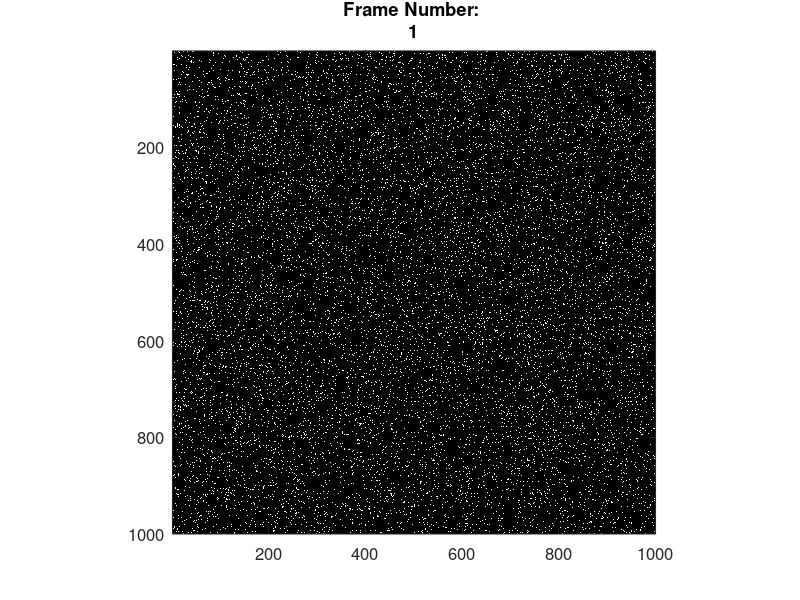
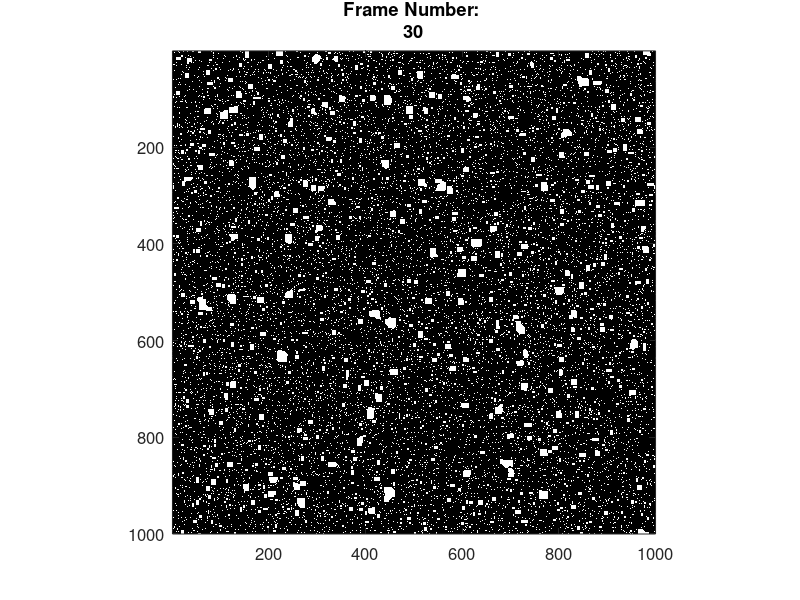
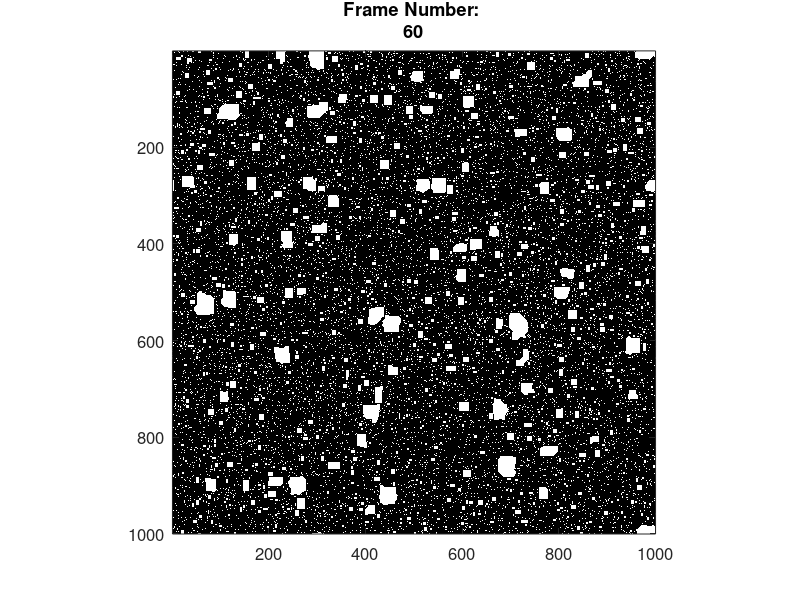
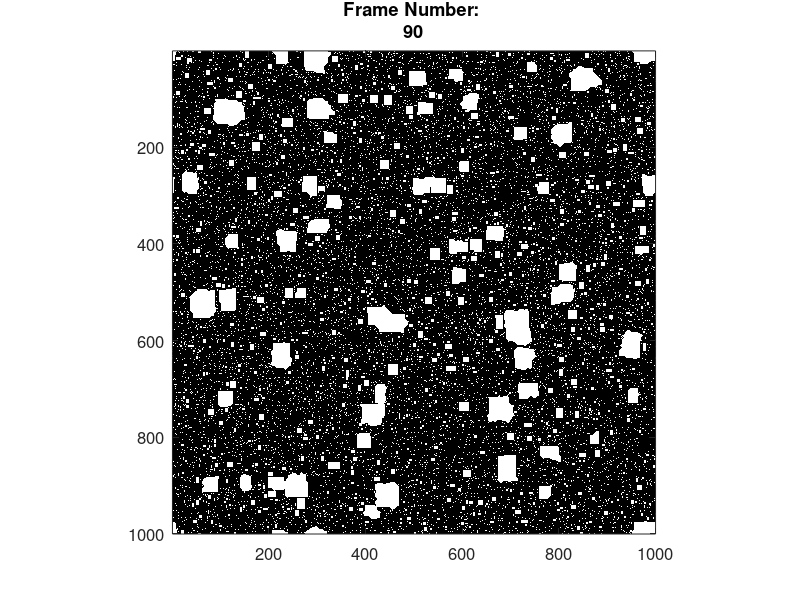

Write the MATLAB code that produced these figures, in order. (Note: a time limit stopped this script after it produced the figures.)
%*****************************************************
%* Visualization                                     *
%* Visual aid for diffusion progress in networks     *
%* Lattice networks and Random networks              * 
%* By Francisco Dominguez                            *
%*****************************************************

%This program does the diffusion process in 2 different sce-
%narios. The first scenario is for Lattice Networks where the
%threshold is 4 throughout the population. Relations are with
%first neighbors only.
%
%The second does the same for an arbitrary adjacency matrix.
%In both cases it captures snapshots of the diffusion and then
%produces a video of the contagion.
%_____________________________________________________________

%% Lattice

L = 1000;
p = 0.95;
m = 3;

dNA = 1;
A = int8(rand(L)<p);
B = (zeros(L,L));
i = 1;
index = 0;

while dNA
    Aright = circshift(A, [0, 1]);
    Aleft = circshift(A, [0, -1]);
    Adown = circshift(A, [1, 0]);
    Aup = circshift(A, [-1, 0]);
    Amask = int8((Aright + Aleft + Adown + Aup) >= m);
    NAi=sum(sum(A)); 
    imagesc((1-A)), title({ 'Frame Number: ' num2str(i) }),...
        colormap(gray), axis square;
    set(gca, 'FontSize',12)
    pause(0.04)
    B=B+double(A);
    A=A.*Amask;
    NAf=sum(sum(A));
    dNA=NAi-NAf;
    Speed(i)=dNA;
    if (i >= index)
     filename = strcat('Animation2D_', num2str(index), '.jpg');
     print (filename , '-djpeg', '-r250')
     index = index + 30;
    end
    i=i+1;
end

%% Adjacency Matrix

clear all
clc

while (i <= 70)
    
    L = 100;
    Pob = L^2;
    Pn = 0.90;
    Pc = 0.00058;
    Threshold = 3;

    dNA = 1;
    i = 1;
    Connect2zero=zeros(Pob,1);
    A = double(rand(L)<Pn);
    Nvect = reshape(A,Pob,1);
    Adj_Mat=spones(sprand(Pob,Pob,Pc));
    Par_Connect=sum(Adj_Mat,2);
    index = 0;
   

    while dNA
        Connect2zero = Par_Connect - Adj_Mat * Nvect;
        Amask = (Connect2zero'<Threshold);
        NAi = sum(Nvect);
        Nvect = Nvect.*Amask';
        NAf = sum(Nvect);
        A=reshape(Nvect,[L L]);
        imagesc((1-A)), title({ 'Step Number: ' num2str(i) }),...
            colormap(gray),axis square
        set(gca, 'FontSize',15)
        pause(0.1)
        dNA=NAi-NAf;
        Speed(i)=dNA;
        if (i >= index) 
        filename = strcat('Animation2D_',...
                          num2str(index), '.jpg');
        print (filename , '-djpeg', '-r250')
        index = index + 2;
        end
        i=i+1;
    end
end
